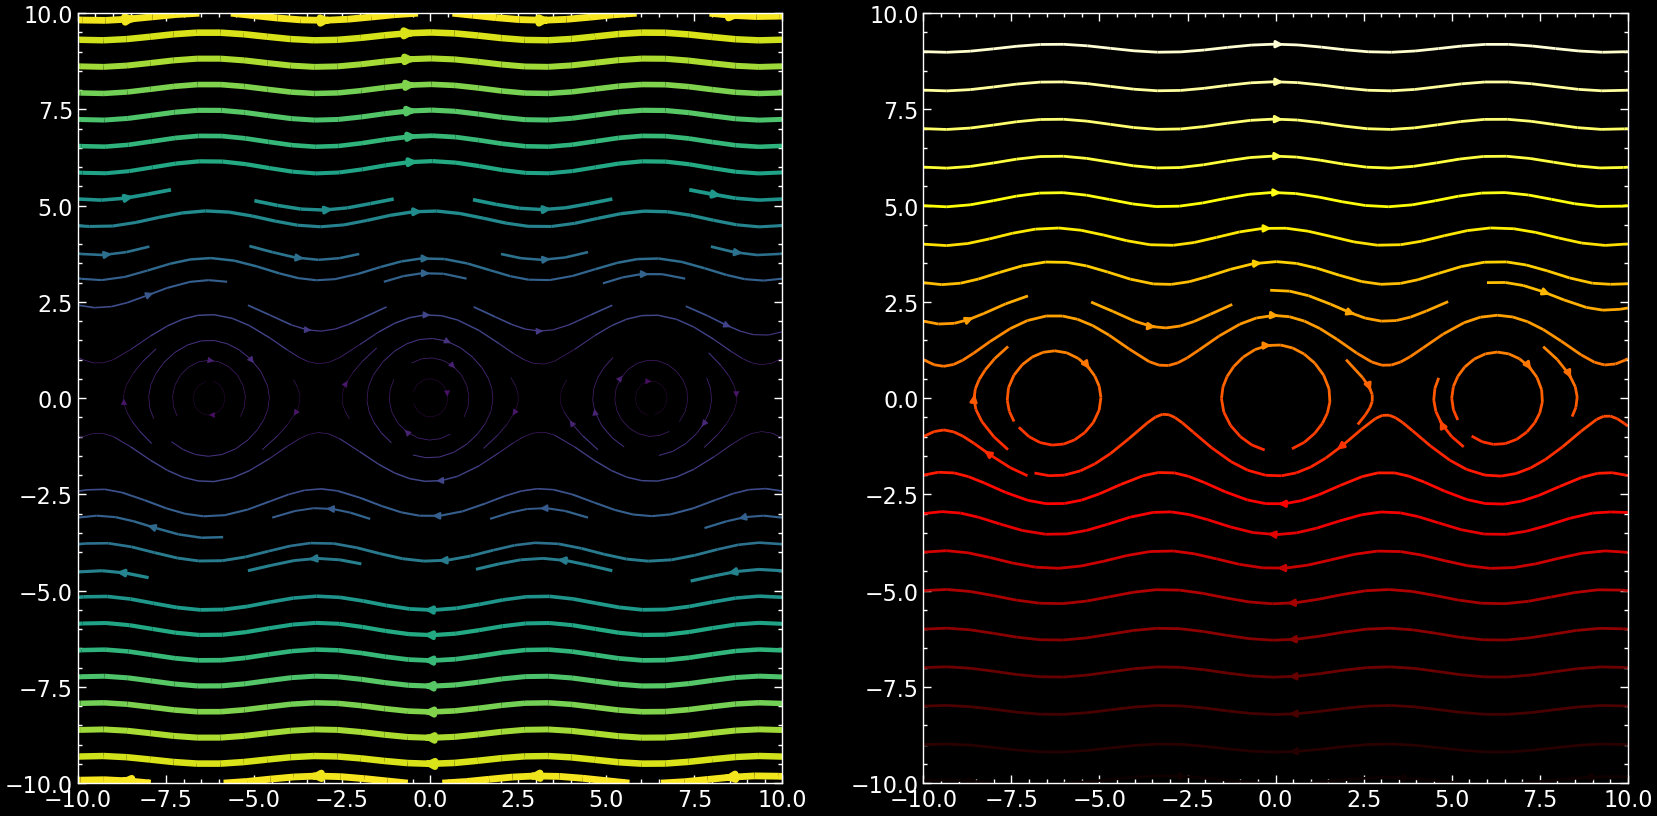

Source code (Python):
import numpy as np
import matplotlib.pyplot as plt
import scienceplots
import time

plt.style.use(['science', 'notebook', 'dark_background', 'grid'])

L = 10

_ = np.linspace(-L, L,100)
theta, theta_dot = np.meshgrid(_,_)

m = 1
k = 0

theta_dot_ = theta_dot
theta_ddot_ = -k*theta_dot - m*np.sin(theta)

magnitude = np.sqrt(theta_dot_**2 + theta_ddot_**2)

X = theta
Y = theta_dot
U = theta_dot_
V = theta_ddot_

fig, axes = plt.subplots(1,2,figsize=(20,10))

ax = axes[0]
lw = 5*magnitude / magnitude.max()
ax.streamplot(X, Y, U, V, linewidth=lw, color=magnitude)
ax = axes[1]

t = np.arange(-L, L, 1)
td = t

seed_points = []
for i in t:
    for j in td:
        seed_points.append([i, j])
        
seed_points = np.array(seed_points)

ax.streamplot(X, Y, U, V, color=U, linewidth=2,
                      cmap='hot', start_points=seed_points)
ax.set_xlim(-L, L)
ax.set_ylim(-L, L)

plt.savefig('visualising_hamiltonian_flow.png')
plt.show()
